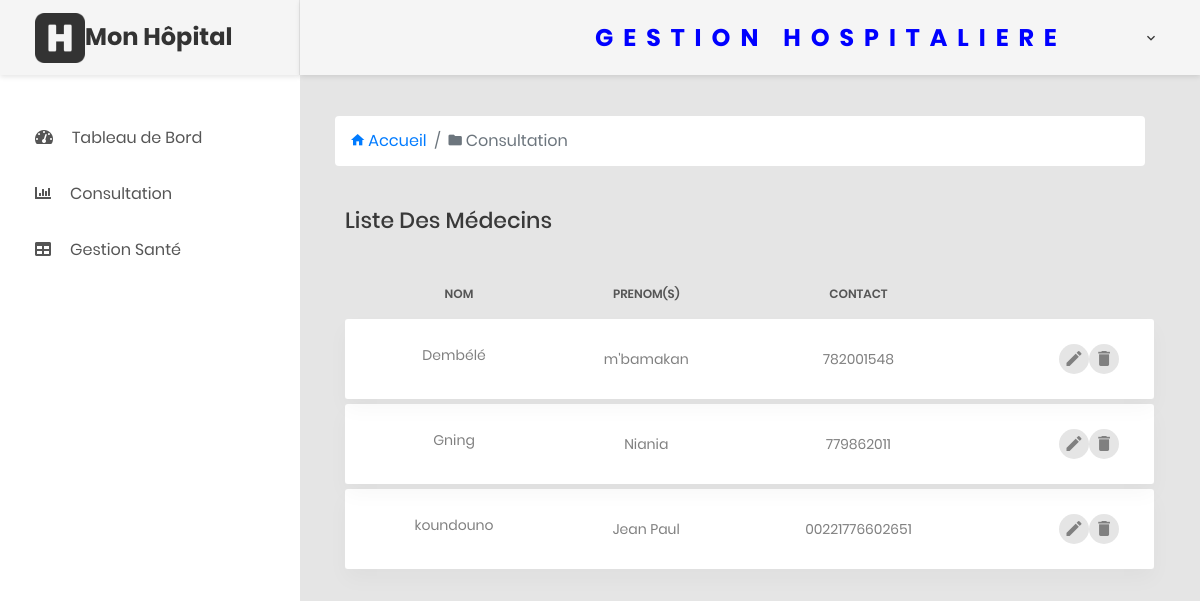
The page /gestion/?action=allMedecin on the database as committed earlier.
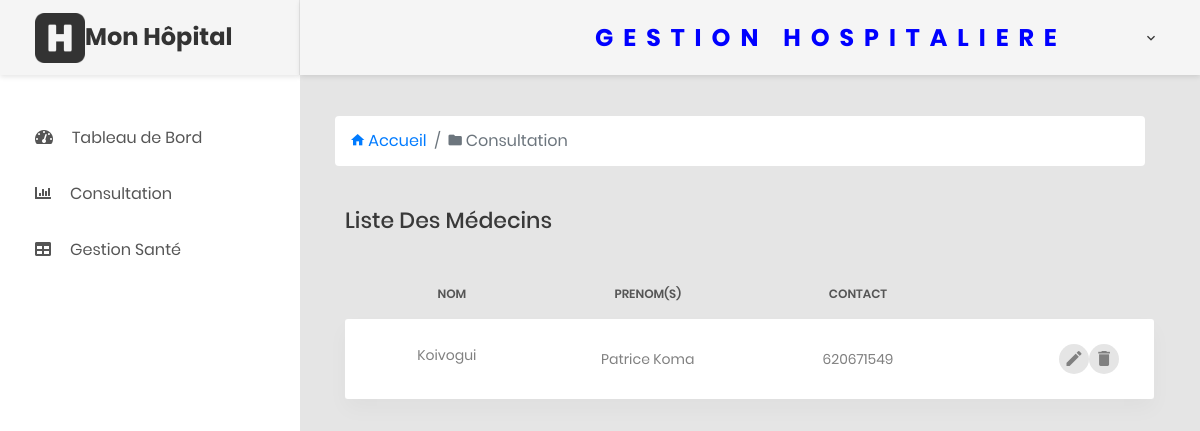
The same page on the database as committed later.
### tables this page shows
CREATE TABLE `medecin` (
  `id_Medecin` int(10) UNSIGNED NOT NULL,
  `nomMedecin` varchar(30) NOT NULL,
  `prenomsMedecin` varchar(50) NOT NULL,
  `contact` varchar(50) NOT NULL
);

### modele/requetes.php (called while the page is built, shortened)
<?php
Class Requetes
{
    private $base;
    private $hostName;
    private $baseName;
    private $userName;
    private $password;
    public function __construct($hostName, $baseName, $userName, $password){
    $this->hostName = $hostName;
            $this->baseName = $baseName;
            $this->userName = $userName;
            $this->password = $password;
    }
        private function connect(){
            try{
                    $this->base = new PDO('mysql:host='.$this->hostName.';dbname='.$this->baseName.';charset=utf8',$this->userName,$this->password);
                    $this->base->setAttribute(PDO::ATTR_ERRMODE, PDO::ERRMODE_EXCEPTION);
            }catch(Exception $e){
                    echo "Erreur de connexion à la base de données";
            }
        }
        private function select($req, $params, $methode=PDO::FETCH_NAMED){
            $req = $this->base->prepare($req);
            $req->execute($params);
            return $req->fetchall($methode);
        }
        public function getMedecins(){
            $req = 'select * from medecin order by id_Medecin desc';
            $params = array();
            return $this->select($req,$params);
        }
}
?>

### gestion/vues/medecins.php (the view, shortened to what this page needs)
<!DOCTYPE html>
<html lang="en">
<head>
    <link href="../css/font-face.css" rel="stylesheet" media="all">
    <link href="../vendor/font-awesome-4.7/css/font-awesome.min.css" rel="stylesheet" media="all">
    <link href="../vendor/font-awesome-5/css/fontawesome-all.min.css" rel="stylesheet" media="all">
    <link href="../vendor/mdi-font/css/material-design-iconic-font.min.css" rel="stylesheet" media="all">
    <link href="../vendor/bootstrap-4.1/bootstrap.min.css" rel="stylesheet" media="all">
    <link href="../vendor/animsition/animsition.min.css" rel="stylesheet" media="all">
    <link href="../vendor/bootstrap-progressbar/bootstrap-progressbar-3.3.4.min.css" rel="stylesheet" media="all">
    <link href="../vendor/wow/animate.css" rel="stylesheet" media="all">
    <link href="../vendor/css-hamburgers/hamburgers.min.css" rel="stylesheet" media="all">
    <link href="../vendor/slick/slick.css" rel="stylesheet" media="all">
    <link href="../vendor/select2/select2.min.css" rel="stylesheet" media="all">
    <link href="../vendor/perfect-scrollbar/perfect-scrollbar.css" rel="stylesheet" media="all">
    <link href="../css/theme.css" rel="stylesheet" media="all">
    <link href="../css/style.css" rel="stylesheet" media="all">
</head>
<body class="animsition">
    <div class="page-wrapper">
        <?php require '../global/menuTop.php' ?>
        <div class="page-container">
        <?php require '../global/menuSide.php' ?>
           <div class="main-content">
                <div class="section__content section__content--p30">
                    <div class="container-fluid">
                        <div class="row">
                            <div class="col-md-12" style="margin-left: -10px;">
                                <nav aria-label="breadcrumb" >
                                    <ol class="breadcrumb" style="background-color: white;">
                                        <li class="breadcrumb-item"><a href="../?road=manage" title="Revenir au tableau de bord"><i class="zmdi zmdi-home"></i> Accueil</a></li>
                                        <li class="breadcrumb-item active" aria-current="page"><i class="zmdi zmdi-folder"></i> Consultation</li>
                                    </ol>
                                </nav>
                            </div>
                        </div>
                        <br>
                        <div class="row">
                            <div class="col-md-12">
                                <h3 class="title-5 m-b-35">Liste des Médecins</h3>
                                <div class="table-responsive table-responsive-data2">
                                    <table class="table table-data2">
                                        <thead>
                                            <tr>
                                                <th>nom</th>
                                                <th>prenom(s)</th>
                                                <th>contact</th>
                                            </tr>
                                        </thead>
                                        <tbody>
                                            <?php
                                                foreach ($medecins as $key => $medecin) {
                                            ?>
                                            <tr class="tr-shadow">
                                                <td><?= $medecin['nomMedecin'] ?></td>
                                                <td>
                                                <?= $medecin['prenomsMedecin'] ?>
                                                </td>
                                                <td> <?= $medecin['contact'] ?></td>
                                                <td>
                                                    <div class="table-data-feature">
                                                        <a href="./?action=edit&medecin=<?= $medecin['id_Medecin'] ?>"><button class="item" data-toggle="tooltip" data-placement="top" title="Editer">
                                                            <i class="zmdi zmdi-edit"></i>
                                                        </button></a>
                                                        <a href="./?action=delete&medecin=<?= $medecin['id_Medecin'] ?>"><button class="item" data-toggle="tooltip" data-placement="top" title="Supprimer">
                                                            <i class="zmdi zmdi-delete"></i>
                                                        </button></a>
                                                    </div>
                                                </td>
                                            </tr>
                                            <tr class="spacer"></tr>
                                            <?php
                                                }
                                            ?>
                                        </tbody>
                                    </table>
                                </div>
                            </div>
                        </div>
        </div>
    </div>
</body>
</html>

### gestion/index.php (shortened to what this page needs)
<?php
    require '../modele/requetes.php';
     $requete = new Requetes(HOSTNAME,BASENAME,USERNAME,PASSWORD);
     if (empty($_GET['action'])) {
         require 'vues/1.php';
     } else {
        if ($_GET['action']=='ajoutMedecin') {
            require 'vues/addMedecin.php';
        }elseif ($_GET['action']=='sendMedecin') {
            $nom = htmlspecialchars($_POST['nom']);
            $prenom = htmlspecialchars($_POST['prenom']);
            $contact = htmlspecialchars($_POST['contact']);
            $requete->insertMedecin($nom,$prenom,$contact);
            header('Location: ./?action=allMedecin');
        }elseif ($_GET['action']=='allMedecin') {
            $medecins = $requete->getMedecins();
            require 'vues/medecins.php';
        }elseif ($_GET['action']=='sendMedecinEdited') {
            $nom = htmlspecialchars($_POST['nom']);
            $prenom = htmlspecialchars($_POST['prenom']);
            $contact = htmlspecialchars($_POST['contact']);
            $requete->updateMedecin($nom,$prenom,$contact,$_POST['id']);
            header('Location: ./?action=allMedecin');
        }elseif ($_GET['action']=='delete') {
            $id_Medecin = htmlspecialchars($_GET['medecin']);
            $requete->deleteMedecin($id_Medecin);
            header('Location: ./?action=allMedecin');
        }elseif ($_GET['action']=='ajoutIndication') {
            require 'vues/addIndication.php';
        }elseif ($_GET['action']=='sendIndication') {
            $requete->insertIndication(htmlspecialchars($_POST['indication']));
            header('Location: ./?action=allIndication');
        }elseif ($_GET['action']=='allIndication') {
            $indications = $requete->getIndications();
            require 'vues/allIndication.php';
        }elseif ($_GET['action']=='editIndication') {
            $id_Indication = htmlspecialchars($_GET['indication']);
            $indication = $requete->getIndication($id_Indication);
            require 'vues/editIndication.php';
        }elseif ($_GET['action']=='sendIndicationEdited') {
            $requete->updateIndication(htmlspecialchars($_POST['id']),htmlspecialchars($_POST['indication']));
            header('Location: ./?action=allIndication');
        }elseif ($_GET['action']=='deleteIndication') {
            $id = htmlspecialchars($_GET['indication']);
            $requete->deleteIndication($id);
            header('Location: ./?action=allIndication');
        }elseif ($_GET['action']=='reset') {
            header('Location: ./');
        } else {
        }
     }

### global/menuTop.php (shortened to what this page needs)
<header class="header-desktop">
                <div class="section__content section__content--p30">
                    <div class="container-fluid">
                        <div class="header-wrap">
                            <h3 style="margin-left: 250px; letter-spacing: 10px; color: blue;" class="text-center">GESTION HOSPITALIERE</h3>
                            <div class="header-button">
                                <div class="account-wrap">
                                    <div class="account-item clearfix js-item-menu">
                                        <div class="content">
                                            <a class="js-acc-btn" href="#"><?php echo $_SESSION['user']['nomPrenoms'] ?></a>
                                        </div>
                                    </div>
                                </div>
                            </div>
                        </div>
                    </div>
                </div>
            </header>

### global/menuSide.php (shortened to what this page needs)
<aside class="menu-sidebar d-none d-lg-block">
    <div class="logo">
        <a href="#">
            <img src="../images/4802.png" width="50px" alt="Cool Admin" />
        </a>
        <h3 class="mr-20">Mon Hôpital</h3>
    </div>
    <div class="menu-sidebar__content js-scrollbar1">
        <nav class="navbar-sidebar">
            <ul class="list-unstyled navbar__list">
                <li>
                    <a href="../?road=accueil">
                        <i class="fas fa-tachometer-alt"></i>Tableau de Bord
                    </a>
                </li>
                <li>
                    <a href="../?road=consultation">
                        <i class="fas fa-chart-bar"></i>Consultation</a>
                </li>
                <li>
                    <a href="../?road=gestion">
                        <i class="fas fa-table"></i>Gestion Santé</a>
                </li>
            </ul>
        </nav>
    </div>
</aside>

### css/style.css (style rules this page uses)
td { text-align: center; }
tr th { font-size: 20px; text-align: center; }

Rows that differ between the two databases and show on the page:
removed medecin: nomMedecin "Dembélé", prenomsMedecin "m'bamakan", contact "782001548"
removed medecin: nomMedecin "Gning", prenomsMedecin "Niania", contact "779862011"
removed medecin: nomMedecin "koundouno", prenomsMedecin "Jean Paul", contact "00221776602651"
added medecin: nomMedecin "Koivogui", prenomsMedecin "Patrice Koma", contact "620671549"
